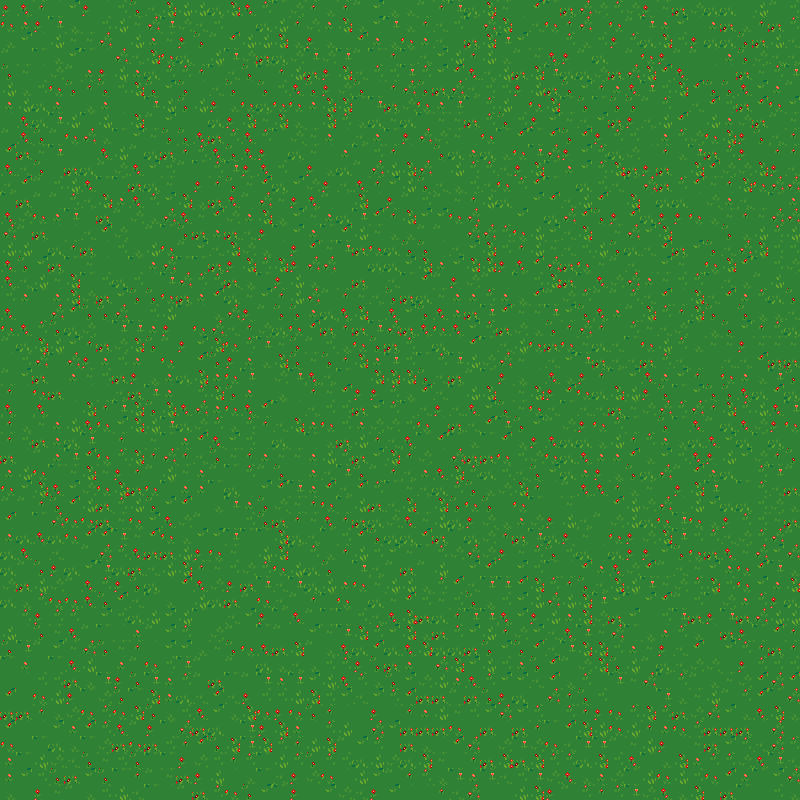

The image is a tile-based game level rendered from a .tmx file. Its description and source (layers, tilesets, objects; grid data summarised) follow:
An orthogonal 50x50 tile map with 16x16 px tiles, 4 tile layers (tileLayer1, towerLayer, tileLayer2, overlay).

<map version="1.0" tiledversion="2017.06.20" orientation="orthogonal" renderorder="right-down" width="50" height="50" tilewidth="16" tileheight="16" nextobjectid="1">
 <tileset firstgid="1" source="tehdeh.tsx" />
 <layer name="tileLayer1" width="50" height="50">
  <data>[2500 cells, 2500 non-empty, 24 distinct tile ids]</data>
 </layer>
 <layer name="towerLayer" width="50" height="50">
  <data>[2500 cells, 0 non-empty, 0 distinct tile ids]</data>
 </layer>
 <objectgroup name="agentLayer" />
 <layer name="tileLayer2" width="50" height="50">
  <data>[2500 cells, 0 non-empty, 0 distinct tile ids]</data>
 </layer>
 <layer name="overlay" width="50" height="50">
  <data>[2500 cells, 0 non-empty, 0 distinct tile ids]</data>
 </layer>
</map>
